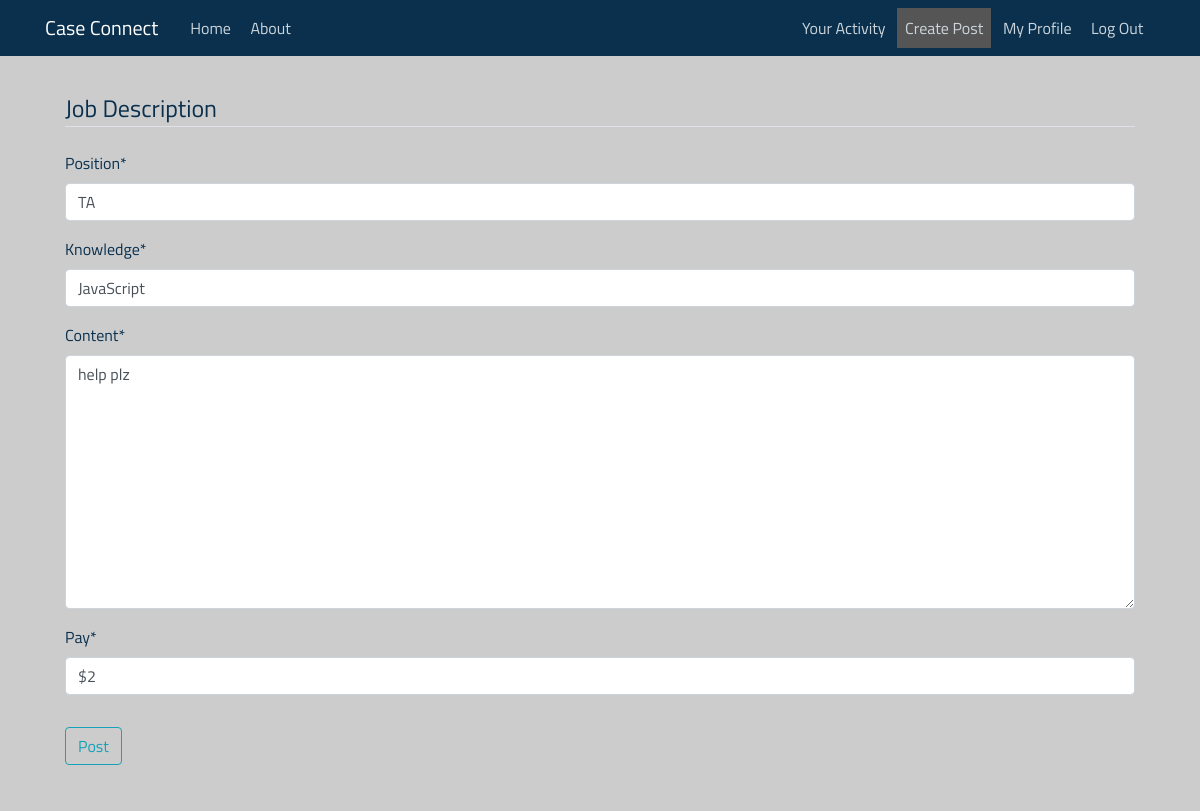
The page /post/32/update/ (signed in) on the database its author committed.
### case_connecting/models.py (models this page shows, shortened)
class Post(models.Model):
    recruiter = models.ForeignKey(User, on_delete=models.CASCADE)
    position = models.CharField(max_length=200)
    knowledge = models.CharField(max_length=200)
    content = models.TextField()
    pay = models.CharField(max_length=200)
    date_posted = models.DateTimeField(default=timezone.now)

### case_connecting/views.py (the view, shortened to what this page needs)
# urls.py: path('post/<int:pk>/update/', PostUpdateView.as_view(), name="post-update"),
class PostUpdateView(UserPassesTestMixin, UpdateView):
    model = Post
    fields = ['position', 'knowledge', 'content', 'pay']
    def test_func(self):
        post = self.get_object()
        if self.request.user == post.recruiter:
            return True
        else:
            return False

### templates/case_connecting/post_form.html (shortened to what this page needs)
{% extends "case_connecting/base.html" %}
{% load crispy_forms_tags %}
{% block content %}
<head>
</head>
<div class="content-section" style="background-color: #ccc; border: none;">
<form method="post">
    <fieldset class="form-group">
        <legend class="border-bottom mb-4">
            Job Description
        </legend>
        {{ form|crispy }}
    </fieldset>
    <div class="form-group">
        <button class="btn btn-outline-info" type="submit">
            Post
        </button>
    </div>
</form>
</div>
{% endblock %}

### case_connecting/static/case_connecting/main.css (style rules this page uses)
body { background: #ccc; color: #333333; margin-top: 5rem; }
* { font-size: 100%; font-family: "Titillium Web",Helvetica,Arial,sans-serif; color: #0a304e; }
form { width: 100%; }
.content-section { background: #ffffff; padding: 10px 20px; border: 1px solid #dddddd; border-radius: 3px; margin-bottom: 20px; }

### rows shown on the page
Post: position "TA", knowledge "JavaScript", content "help plz", pay "$2"
